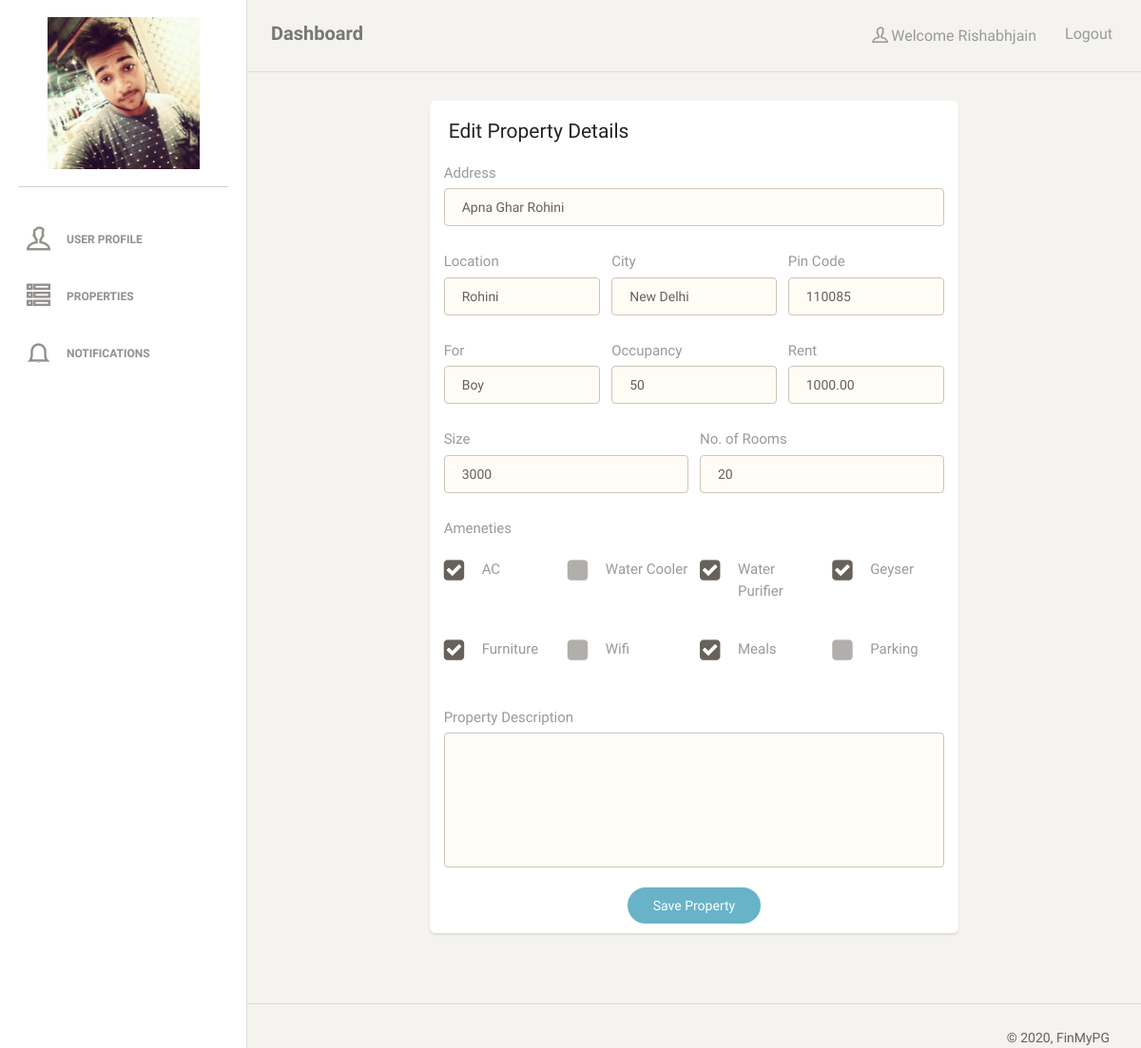
The page /owner/update/23/ (signed in) on the database as committed earlier.
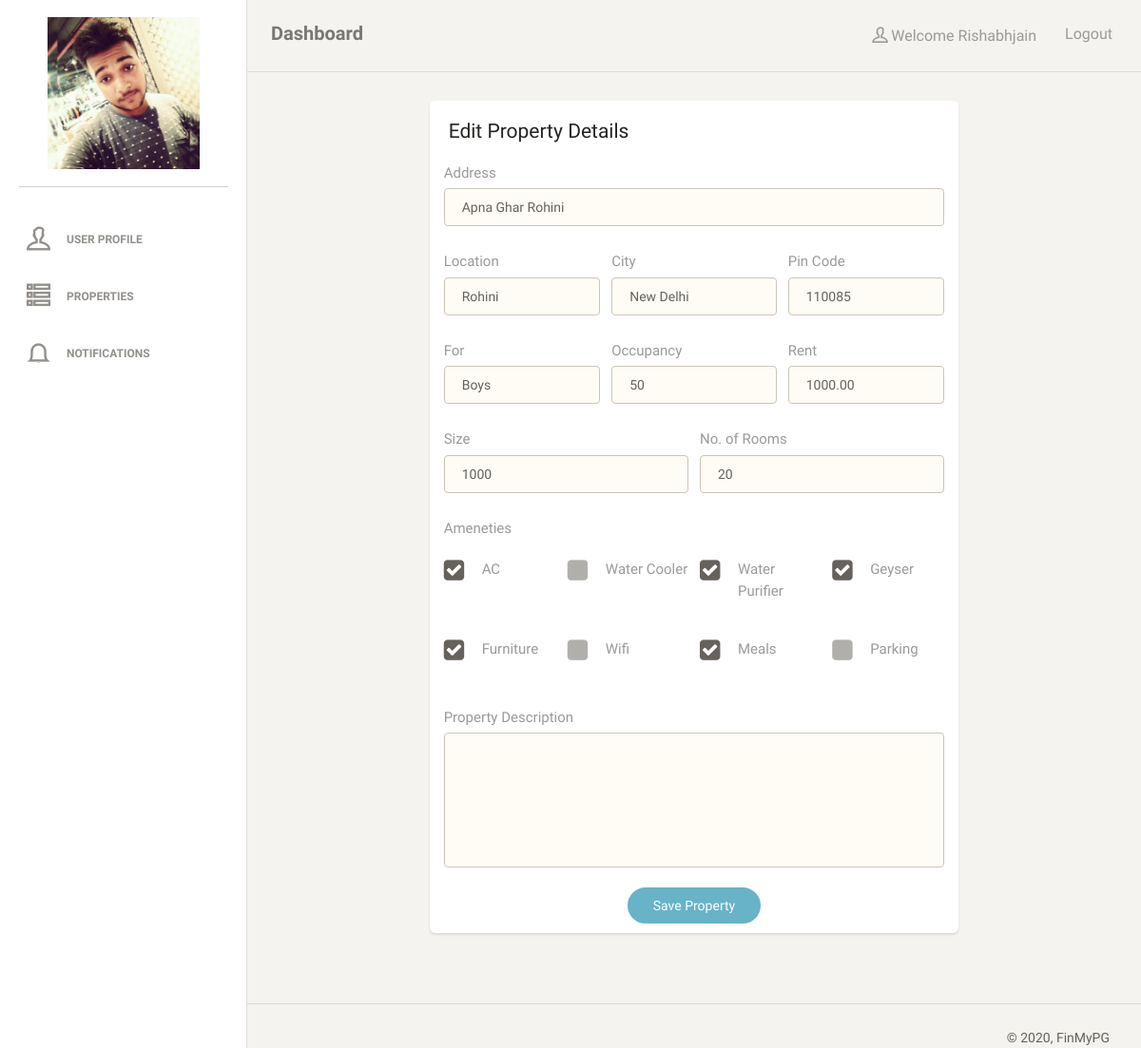
The same page on the database as committed later.
### main/models.py (models this page shows)
class PG(models.Model):
    ownerid=models.ForeignKey(Owner, on_delete=models.CASCADE)
    address=models.CharField(max_length=30)
    location=models.CharField(max_length=30)
    city=models.CharField(max_length=30)
    pin=models.IntegerField()
    rent=models.DecimalField(max_digits=10,decimal_places=2)
    occupancy=models.IntegerField()
    forgender=models.CharField(max_length=30)
    size=models.IntegerField()
    rooms=models.IntegerField()
    intime=models.DateTimeField()
    outtime=models.DateTimeField()
    description=models.TextField(default="")
    isverified=models.BooleanField(default=False)

### owner/views.py (the view, shortened to what this page needs)
# urls.py: path(r'owner/update/<int:id>/', owner.updatepg),
def updatepg(request,id):
	pg=PG.objects.get(id=id)
	amn=Ameneties.objects.get(pgid=pg.id)
	if(request.method=='GET'):
		loginid=request.session.get('loginid')
		if(loginid):
			data={}
			data['username']=Login.objects.get(pk=loginid).username
			data['profile']=Owner.objects.get(loginid=loginid)
			data['pg']=pg
			data['ameneties']=amn
		return render(request,'owner/updatepg.html',data)

### owner/templates/owner/updatepg.html (shortened to what this page needs)
{% extends 'owner/base.html' %}
{% load static %}
{% block main %}
<div class="content">
<div class="container-fluid">
<div class="col-lg-8 col-md-offset-2">
<div class="card">
<div class="header">
<h4 class="title">Edit Property Details</h4>
</div>
<div class="content">
<form method="post" enctype="multipart/form-data">
<div class="row">
<div class="col-lg-12">
<div class="form-group">
    <label>Address</label>
    <input id="address" type="text" name="address" class="form-control border-input" placeholder="Address" value="{{pg.address}}">
</div>
</div>
</div>
<div class="row">
<div class="col-lg-4">
<div class="form-group">
    <label>Location</label>
    <input id="location" type="text" name="location" class="form-control border-input" placeholder="Location" value="{{pg.location}}">
</div>
</div>
<div class="col-md-4">
<div class="form-group">
    <label>City</label>
    <input id="city" type="text" name="city" class="form-control border-input" placeholder="City" value="{{pg.city}}">
</div>
</div>
<div class="col-md-4">
<div class="form-group">
    <label>Pin Code</label>
    <input id="pincode" type="text" name="pin" class="form-control border-input" placeholder="ZIP Code" value="{{pg.pin}}">
</div>
</div>
</div>
<div class="row">
	<div class="col-md-4">
		<div class="form-group">
		    <label>For</label>
		    <input id="gender" type="text" name="gender" class="form-control border-input" placeholder="Boy/Girl" value="{{pg.forgender}}">
		</div>
	</div>
	<div class="col-md-4">
		<div class="form-group">
		    <label>Occupancy</label>
		    <input id="occupancy" type="text" name="occupancy" class="form-control border-input" placeholder="Occupancy" value="{{pg.occupancy}}">
		</div>
	</div>
	<div class="col-md-4">
		<div class="form-group">
		    <label>Rent</label>
		    <input id="rent" type="text" name="rent" class="form-control border-input" placeholder="Rent" value="{{pg.rent}}">
		</div>
	</div>
</div>
<div class="row">
	<div class="col-md-6">
		<div class="form-group">
		    <label>Size</label>
		    <input id="size" type="number" name="size" class="form-control border-input" placeholder="Room Area"value="{{pg.size}}">
		</div>
	</div>
	<div class="col-md-6">
		<div class="form-group">
		    <label>No. of Rooms</label>
		    <input id="rooms" type="number" name="rooms" class="form-control border-input" placeholder="#Rooms" value="{{pg.rooms}}">
		</div>
	</div>
</div>
<div class="row">
	<div class="col-md-12">
		<div class="form-group">
		    <label>Ameneties</label>
		    <div class="row">
			    <div class="col-md-3">
				    <div class="checkbox checkbox-inline">
					    <label>AC</label>
					</div>
				</div>
			    <div class="col-md-3">
				    <div class="checkbox checkbox-inline">
					    <label>Water Cooler</label>
					</div>
				</div>
			    <div class="col-md-3">
				    <div class="checkbox checkbox-inline">
					    <label>Water Purifier</label>
					</div>
				</div>
			    <div class="col-md-3">
				    <div class="checkbox checkbox-inline">
					    <label>Geyser</label>
					</div>
				</div>
			</div>
		    <div class="row">
			    <div class="col-md-3">
				    <div class="checkbox checkbox-inline">
					    <label>Furniture</label>
					</div>
				</div>
			    <div class="col-md-3">
				    <div class="checkbox checkbox-inline">
					    <label>Wifi</label>
					</div>
				</div>
			    <div class="col-md-3">
				    <div class="checkbox checkbox-inline">
					    <label>Meals</label>
					</div>
				</div>
			    <div class="col-md-3">
				    <div class="checkbox checkbox-inline">
					    <label>Parking</label>
					</div>
				</div>
			</div>
		</div>
	</div>
</div>
<div class="row">
	<div class="col-md-12">
		<div class="form-group">
		    <label>Property Description</label>
		    <textarea rows="6" name="description" class="form-control border-input">{{pg.description}}</textarea>
		</div>
	</div>
</div>
<div class="text-center">
<button id="submit" type="submit" class="btn btn-info btn-fill btn-wd">Save Property</button>
</div>
</form>
</div>
</div>
</div>
</div>
</div>
{% endblock %}

Rows that differ between the two databases and show on the page:
changed PG "Apna Ghar Rohini": gender "Boy" → "Boys"
Other text that changed with them:
form field size: "3000" → "1000"
